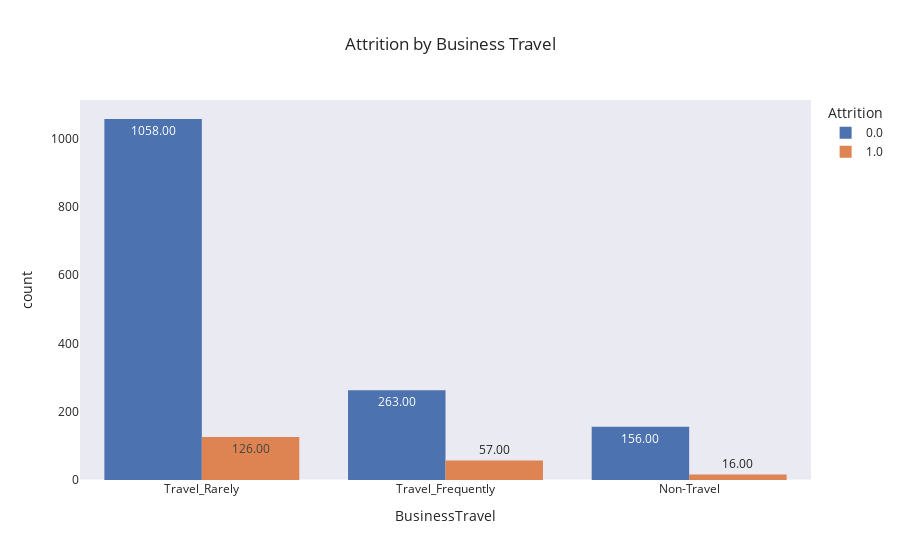

Write notebook code for a chart like this one.
### Code cell
fig = px.histogram(data,x="BusinessTravel",color="Attrition",barmode="group",text_auto=".2f", template = 'seaborn',
             title = "Attrition by Business Travel")
fig.update_xaxes(showgrid=False)
fig.update_yaxes(showgrid=False)
fig.show()

### Figure 1 — Plotly figure (JSON) as saved in the notebook; plotly's stock layout.template omitted (floating-point values rounded to 4 significant figures; data arrays with more than 128 entries replaced by an {"elided": "..."} marker saying what was removed)
{"data": [{"alignmentgroup": "True", "bingroup": "x", "hovertemplate": "Attrition=0.0<br>BusinessTravel=%{x}<br>count=%{y}<extra></extra>", "legendgroup": "0.0", "marker": {"color": "rgb(76,114,176)", "pattern": {"shape": ""}}, "name": "0.0", "offsetgroup": "0.0", "orientation": "v", "showlegend": true, "texttemplate": "%{value:.2f}", "type": "histogram", "x": {"elided": "1477 str values"}, "xaxis": "x", "yaxis": "y"}, {"alignmentgroup": "True", "bingroup": "x", "hovertemplate": "Attrition=1.0<br>BusinessTravel=%{x}<br>count=%{y}<extra></extra>", "legendgroup": "1.0", "marker": {"color": "rgb(221,132,82)", "pattern": {"shape": ""}}, "name": "1.0", "offsetgroup": "1.0", "orientation": "v", "showlegend": true, "texttemplate": "%{value:.2f}", "type": "histogram", "x": {"elided": "199 str values"}, "xaxis": "x", "yaxis": "y"}], "layout": {"barmode": "group", "legend": {"title": {"text": "Attrition"}, "tracegroupgap": 0}, "title": {"text": "Attrition by Business Travel"}, "xaxis": {"anchor": "y", "domain": [0, 1], "showgrid": false, "title": {"text": "BusinessTravel"}}, "yaxis": {"anchor": "x", "domain": [0, 1], "showgrid": false, "title": {"text": "count"}}}}
